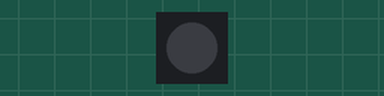
This sketch was run on a simulated ESP32-S3. On the bench: 1 RGB LEDs in strip order, left to right. Dim RGB values are drawn brighter than linear; what the sketch prints to the serial monitor is not drawn.

Above: at 0.0 s.
At 2.2 s:
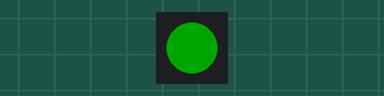
At 3.2 s:
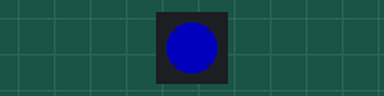
At 5.77 s:
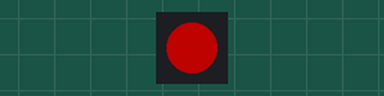
Timing chart, 0 to 40.0 s (numbered marks = the images above):
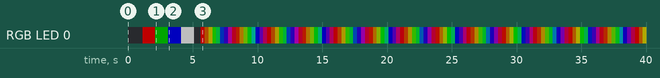

The sketch:

00-esp32S3-WS2812BTest.ino
```cpp
#include <FastLED.h>

#define LED_DATA_PIN  48
#define NUM_LEDS      1
#define LED_TYPE      WS2812
#define COLOR_ORDER   GRB

CRGB leds[NUM_LEDS];

void setup() {
  Serial.begin(115200);
  delay(1000);

  Serial.println("\n╔════════════════════════════════════╗");
  Serial.println("║   WS2812B LED Safe Test           ║");
  Serial.println("╚════════════════════════════════════╝");
  Serial.printf("Using GPIO %d for LED data\n\n", LED_DATA_PIN);

  // Initialize LED
  delay(100);
  FastLED.addLeds<LED_TYPE, LED_DATA_PIN, COLOR_ORDER>(leds, NUM_LEDS);
  FastLED.setBrightness(80);
  FastLED.clear();
  FastLED.show();

  Serial.println("Testing LED sequence...\n");

  // Test Red
  Serial.println("🔴 RED");
  leds[0] = CRGB::Red;
  FastLED.show();
  delay(1000);

  // Test Green
  Serial.println("🟢 GREEN");
  leds[0] = CRGB::Green;
  FastLED.show();
  delay(1000);

  // Test Blue
  Serial.println("🔵 BLUE");
  leds[0] = CRGB::Blue;
  FastLED.show();
  delay(1000);

  // Test White
  Serial.println("⚪ WHITE");
  leds[0] = CRGB::White;
  FastLED.show();
  delay(1000);

  // Off
  Serial.println("⚫ OFF");
  leds[0] = CRGB::Black;
  FastLED.show();
  delay(500);

  Serial.println("\n✅ LED Test Complete!");
  Serial.println("Starting rainbow cycle...\n");
}

void loop() {
  static uint8_t hue = 0;

  // Rainbow cycle
  hue += 2;
  leds[0] = CHSV(hue, 255, 255);
  FastLED.show();

  // Print to serial every 1 second
  static uint32_t last_print = 0;
  if (millis() - last_print > 1000) {
    Serial.printf("🌈 Rainbow - Hue: %d\n", hue);
    last_print = millis();
  }

  delay(20);
}
```

Measured:
- by itself, RGB LED 0: off → RGB(80, 0, 0) at 1.1 s, → RGB(0, 40, 0) 1.0 s later, → RGB(0, 0, 80) 1.0 s later, → RGB(80, 80, 80) 1.0 s later, … (119 changes in this stretch)
